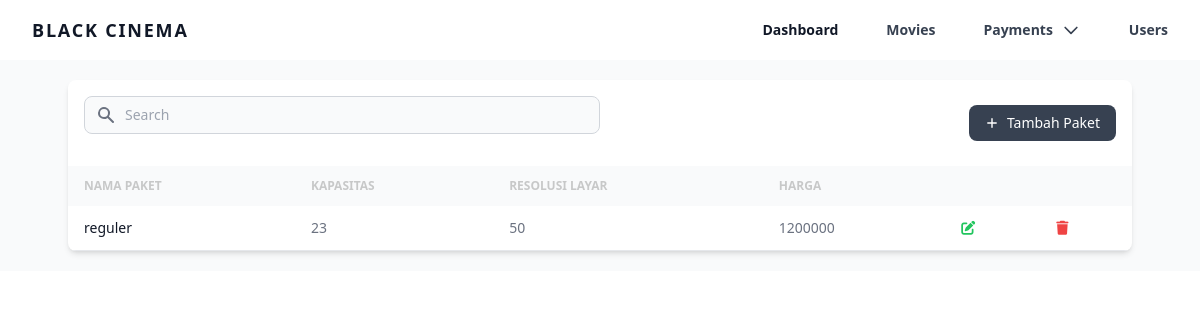
Screenshot of /app/admin/payment_plan (signed in) with the database file from the repository.
### tables this page shows
CREATE TABLE `payment_plan` (
  `id` int NOT NULL,
  `packageName` varchar(255) DEFAULT NULL,
  `capacity` int DEFAULT NULL,
  `screenResolution` int DEFAULT NULL,
  `price` int DEFAULT NULL
);

### app/admin/pages/views/payment_plan.php (the view, shortened to what this page needs)
<?php
include "../../config/conn.php";
$query = mysqli_query($conn, "SELECT * FROM payment_plan");
?>
<section class="bg-gray-50 dark:bg-black p-3 sm:p-5">
    <div class="mx-auto max-w-screen-xl px-4 lg:px-12">
        <div class="bg-white dark:bg-white/10 relative shadow-md sm:rounded-lg overflow-hidden">
            <div class="flex flex-col md:flex-row items-center justify-between space-y-3 md:space-y-0 md:space-x-4 p-4">
                <div class="w-full md:w-1/2">
                    <form class="flex items-center">
                        <div class="relative w-full">
                            <div class="absolute inset-y-0 left-0 flex items-center pl-3 pointer-events-none">
                            </div>
                            <input type="text" id="simple-search" class="bg-gray-50 border border-gray-300 text-gray-900 text-sm rounded-lg focus:ring-gray-500 focus:border-gray-500 block w-full pl-10 p-2 dark:bg-black/20 dark:border-gray-600 dark:placeholder-gray-400 dark:text-white dark:focus:ring-gray-500 dark:focus:border-gray-500" placeholder="Search" required="">
                        </div>
                    </form>
                </div>
                <div class="w-full md:w-auto flex flex-col md:flex-row space-y-2 md:space-y-0 items-stretch md:items-center justify-end md:space-x-3 flex-shrink-0">
                    <button id="addBtn" type="button" class="flex items-center justify-center text-white bg-gray-700 hover:bg-gray-800 focus:ring-4 focus:ring-gray-300 font-medium rounded-lg text-sm px-4 py-2 dark:bg-gray-600 dark:hover:bg-gray-700 focus:outline-none dark:focus:ring-gray-800">
                        <svg class="h-3.5 w-3.5 mr-2" fill="currentColor" viewBox="0 0 20 20" xmlns="http://www.w3.org/2000/svg" aria-hidden="true">
                            <path clip-rule="evenodd" fill-rule="evenodd" d="M10 3a1 1 0 011 1v5h5a1 1 0 110 2h-5v5a1 1 0 11-2 0v-5H4a1 1 0 110-2h5V4a1 1 0 011-1z" />
                        </svg>
                        Tambah Paket
                    </button>
                </div>
            </div>
            <div class="overflow-x-auto">
                <table class="w-full text-sm text-left text-gray-500 dark:text-gray-400">
                    <thead class="text-xs text-black/20 uppercase bg-gray-50 dark:bg-black/20 dark:text-gray-400">
                        <tr>
                            <th scope="col" class="px-4 py-3">Nama Paket</th>
                            <th scope="col" class="px-4 py-3">Kapasitas</th>
                            <th scope="col" class="px-4 py-3">Resolusi Layar</th>
                            <th scope="col" class="px-4 py-3">Harga</th>
                            <th scope="col" colspan="2" class="px-4 py-3">
                            </th>
                        </tr>
                    </thead>
                    <tbody id="paymentList">
                        <?php
                        while ($row = mysqli_fetch_assoc($query)) {
                        ?>
                            <tr class="border-b dark:border-black/20">
                                <th scope="row" class="px-4 py-3 font-medium text-gray-900 whitespace-nowrap dark:text-white">
                                    <?= $row['packageName']; ?></th>
                                <td class="px-4 py-3"><span><?= $row['capacity']; ?></span></td>
                                <td class="px-4 py-3"><span><?= $row['screenResolution']; ?></span></td>
                                <td class="px-4 py-3"><span><?= $row['price']; ?></span></td>
                                <td class="px-4 py-3">
                                    <a href="edit_payment_plan?id=<?= $row['id']; ?>" class="text-green-600 hover:text-green-800">
                                        <i class="fa-solid fa-pen-to-square text-green-500"></i>
                                    </a>
                                </td>
                                <td class="px-4 py-3">
                                    <button class="text-red-600 hover:text-red-800" onclick="deletePaymentPlan(<?= $row['id']; ?>)"><i class="fa-solid fa-trash text-red-500"></i></button>
                                </td>
                            </tr>
                        <?php } ?>
                    </tbody>
                </table>
            </div>
        </div>
    </div>
</section>

### rows the page displays
payment_plan: packageName "reguler", capacity "23", screenResolution "50", price "1200000"
